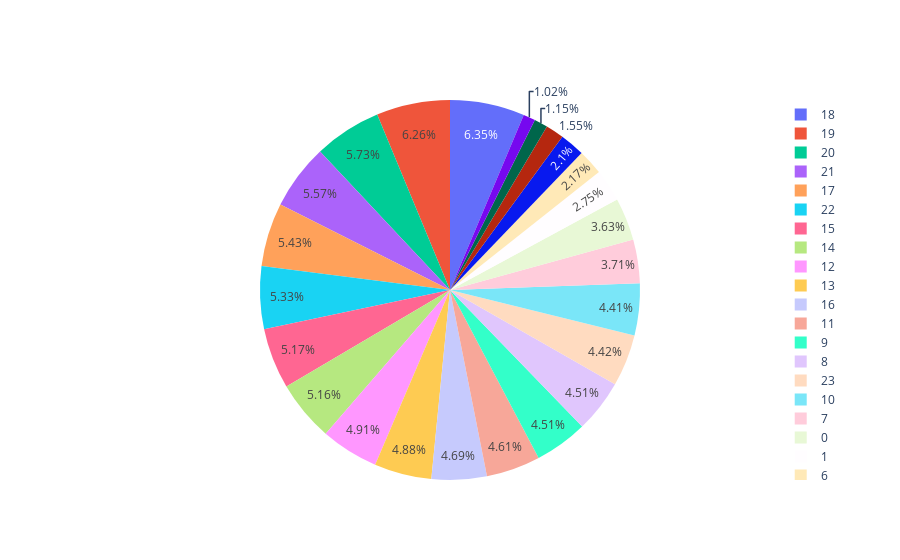

This figure's notebook cell:
### Code cell
fig = go.Figure(data = [go.Pie(labels = df.hour,
                               values = df.total)])
fig.show()

### Figure 1 — Plotly figure (JSON) as saved in the notebook; plotly's stock layout.template omitted (floating-point values rounded to 4 significant figures)
{"data": [{"labels": [0, 1, 2, 3, 4, 5, 6, 7, 8, 9, 10, 11, 12, 13, 14, 15, 16, 17, 18, 19, 20, 21, 22, 23], "type": "pie", "values": [396034, 300325, 229220, 169130, 125601, 111548, 236287, 404567, 491429, 491927, 480614, 502554, 535279, 531803, 562636, 564002, 511344, 591940, 692093, 682974, 624418, 608035, 581287, 481811]}], "layout": {}}
